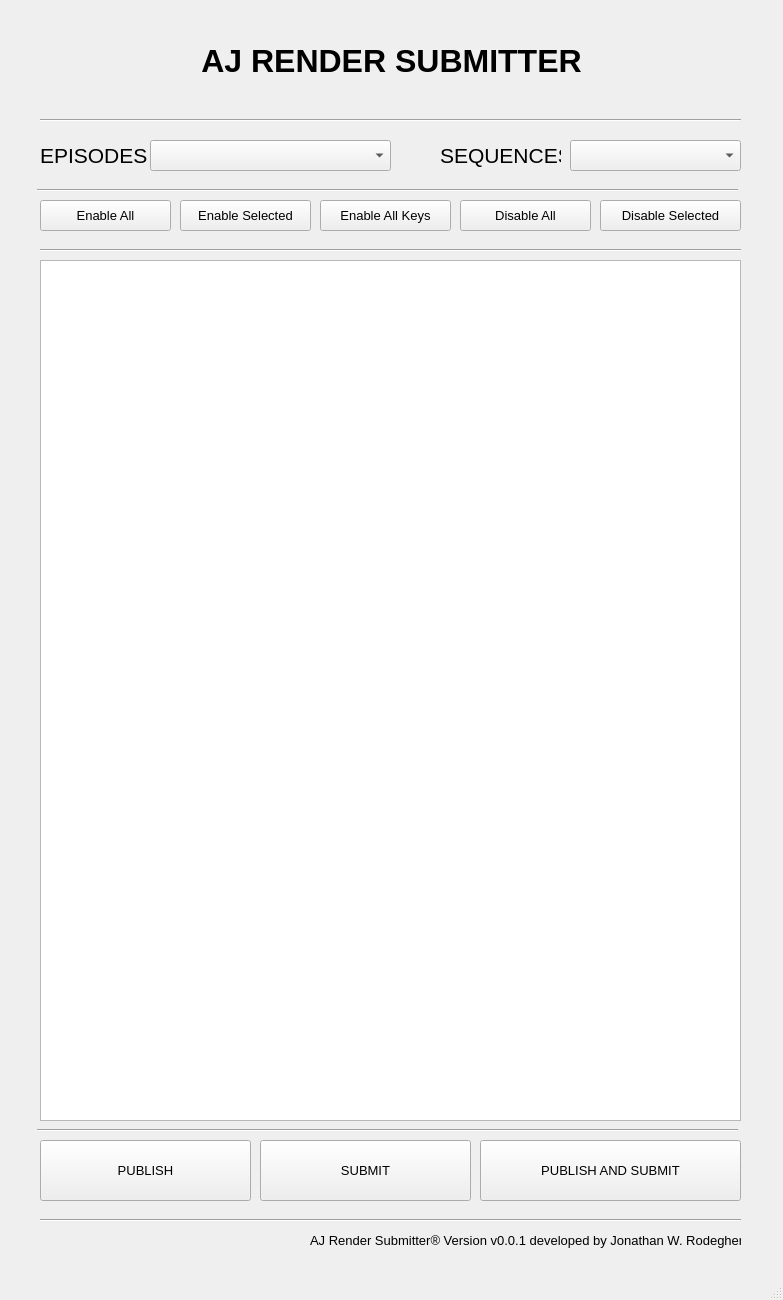
<?xml version="1.0" encoding="UTF-8"?>
<ui version="4.0">
 <class>MainWindow</class>
 <widget class="QMainWindow" name="MainWindow">
  <property name="geometry">
   <rect>
    <x>0</x>
    <y>0</y>
    <width>783</width>
    <height>1300</height>
   </rect>
  </property>
  <property name="windowTitle">
   <string>MainWindow</string>
  </property>
  <widget class="QWidget" name="centralwidget">
   <widget class="QComboBox" name="episode_comboBox">
    <property name="geometry">
     <rect>
      <x>150</x>
      <y>140</y>
      <width>241</width>
      <height>31</height>
     </rect>
    </property>
    <property name="font">
     <font>
      <pointsize>14</pointsize>
     </font>
    </property>
   </widget>
   <widget class="QComboBox" name="sequence_comboBox">
    <property name="geometry">
     <rect>
      <x>570</x>
      <y>140</y>
      <width>171</width>
      <height>31</height>
     </rect>
    </property>
    <property name="font">
     <font>
      <pointsize>14</pointsize>
     </font>
    </property>
   </widget>
   <widget class="QLabel" name="label">
    <property name="geometry">
     <rect>
      <x>440</x>
      <y>140</y>
      <width>121</width>
      <height>31</height>
     </rect>
    </property>
    <property name="font">
     <font>
      <pointsize>16</pointsize>
      <weight>50</weight>
      <bold>false</bold>
     </font>
    </property>
    <property name="text">
     <string>SEQUENCES</string>
    </property>
   </widget>
   <widget class="QLabel" name="label_2">
    <property name="geometry">
     <rect>
      <x>40</x>
      <y>140</y>
      <width>111</width>
      <height>31</height>
     </rect>
    </property>
    <property name="font">
     <font>
      <pointsize>16</pointsize>
      <weight>50</weight>
      <bold>false</bold>
     </font>
    </property>
    <property name="text">
     <string>EPISODES</string>
    </property>
   </widget>
   <widget class="QLabel" name="label_3">
    <property name="geometry">
     <rect>
      <x>46</x>
      <y>30</y>
      <width>691</width>
      <height>61</height>
     </rect>
    </property>
    <property name="font">
     <font>
      <pointsize>24</pointsize>
      <weight>75</weight>
      <bold>true</bold>
     </font>
    </property>
    <property name="frameShape">
     <enum>QFrame::NoFrame</enum>
    </property>
    <property name="frameShadow">
     <enum>QFrame::Sunken</enum>
    </property>
    <property name="text">
     <string>AJ RENDER SUBMITTER</string>
    </property>
    <property name="scaledContents">
     <bool>false</bool>
    </property>
    <property name="alignment">
     <set>Qt::AlignCenter</set>
    </property>
   </widget>
   <widget class="QPushButton" name="publish_push">
    <property name="geometry">
     <rect>
      <x>40</x>
      <y>1140</y>
      <width>211</width>
      <height>61</height>
     </rect>
    </property>
    <property name="font">
     <font>
      <pointsize>10</pointsize>
      <weight>50</weight>
      <bold>false</bold>
     </font>
    </property>
    <property name="text">
     <string>PUBLISH</string>
    </property>
   </widget>
   <widget class="QPushButton" name="enableall_push">
    <property name="geometry">
     <rect>
      <x>40</x>
      <y>200</y>
      <width>131</width>
      <height>31</height>
     </rect>
    </property>
    <property name="font">
     <font>
      <pointsize>10</pointsize>
     </font>
    </property>
    <property name="text">
     <string>Enable All</string>
    </property>
   </widget>
   <widget class="QPushButton" name="enableakeys_push">
    <property name="geometry">
     <rect>
      <x>320</x>
      <y>200</y>
      <width>131</width>
      <height>31</height>
     </rect>
    </property>
    <property name="font">
     <font>
      <pointsize>10</pointsize>
     </font>
    </property>
    <property name="text">
     <string>Enable All Keys</string>
    </property>
   </widget>
   <widget class="QPushButton" name="disableall_push">
    <property name="geometry">
     <rect>
      <x>460</x>
      <y>200</y>
      <width>131</width>
      <height>31</height>
     </rect>
    </property>
    <property name="font">
     <font>
      <pointsize>10</pointsize>
     </font>
    </property>
    <property name="text">
     <string>Disable All</string>
    </property>
   </widget>
   <widget class="QPushButton" name="submit_push">
    <property name="geometry">
     <rect>
      <x>260</x>
      <y>1140</y>
      <width>211</width>
      <height>61</height>
     </rect>
    </property>
    <property name="font">
     <font>
      <pointsize>10</pointsize>
      <weight>50</weight>
      <bold>false</bold>
     </font>
    </property>
    <property name="text">
     <string>SUBMIT</string>
    </property>
   </widget>
   <widget class="QPushButton" name="publishsubmit_push">
    <property name="geometry">
     <rect>
      <x>480</x>
      <y>1140</y>
      <width>261</width>
      <height>61</height>
     </rect>
    </property>
    <property name="font">
     <font>
      <pointsize>10</pointsize>
      <weight>50</weight>
      <bold>false</bold>
     </font>
    </property>
    <property name="text">
     <string>PUBLISH AND SUBMIT</string>
    </property>
   </widget>
   <widget class="QPushButton" name="enableasel_push">
    <property name="geometry">
     <rect>
      <x>180</x>
      <y>200</y>
      <width>131</width>
      <height>31</height>
     </rect>
    </property>
    <property name="font">
     <font>
      <pointsize>10</pointsize>
      <kerning>true</kerning>
     </font>
    </property>
    <property name="text">
     <string>Enable Selected</string>
    </property>
   </widget>
   <widget class="QPushButton" name="disablesel_push">
    <property name="geometry">
     <rect>
      <x>600</x>
      <y>200</y>
      <width>141</width>
      <height>31</height>
     </rect>
    </property>
    <property name="font">
     <font>
      <pointsize>10</pointsize>
     </font>
    </property>
    <property name="text">
     <string>Disable Selected</string>
    </property>
   </widget>
   <widget class="QLabel" name="label_4">
    <property name="geometry">
     <rect>
      <x>30</x>
      <y>20</y>
      <width>121</width>
      <height>81</height>
     </rect>
    </property>
    <property name="text">
     <string/>
    </property>
    <property name="pixmap">
     <pixmap>../../../../AndreJukebox_dev/Logo/andrelogo02_small.png</pixmap>
    </property>
    <property name="scaledContents">
     <bool>true</bool>
    </property>
   </widget>
   <widget class="Line" name="line">
    <property name="geometry">
     <rect>
      <x>40</x>
      <y>110</y>
      <width>701</width>
      <height>20</height>
     </rect>
    </property>
    <property name="orientation">
     <enum>Qt::Horizontal</enum>
    </property>
   </widget>
   <widget class="Line" name="line_2">
    <property name="geometry">
     <rect>
      <x>37</x>
      <y>180</y>
      <width>701</width>
      <height>20</height>
     </rect>
    </property>
    <property name="orientation">
     <enum>Qt::Horizontal</enum>
    </property>
   </widget>
   <widget class="Line" name="line_3">
    <property name="geometry">
     <rect>
      <x>37</x>
      <y>1120</y>
      <width>701</width>
      <height>20</height>
     </rect>
    </property>
    <property name="orientation">
     <enum>Qt::Horizontal</enum>
    </property>
   </widget>
   <widget class="Line" name="line_4">
    <property name="geometry">
     <rect>
      <x>40</x>
      <y>240</y>
      <width>701</width>
      <height>20</height>
     </rect>
    </property>
    <property name="orientation">
     <enum>Qt::Horizontal</enum>
    </property>
   </widget>
   <widget class="QLabel" name="label_5">
    <property name="geometry">
     <rect>
      <x>310</x>
      <y>1230</y>
      <width>431</width>
      <height>20</height>
     </rect>
    </property>
    <property name="font">
     <font>
      <pointsize>10</pointsize>
     </font>
    </property>
    <property name="text">
     <string>AJ Render Submitter® Version v0.0.1 developed by Jonathan W. Rodegher</string>
    </property>
   </widget>
   <widget class="Line" name="line_5">
    <property name="geometry">
     <rect>
      <x>40</x>
      <y>1210</y>
      <width>701</width>
      <height>20</height>
     </rect>
    </property>
    <property name="orientation">
     <enum>Qt::Horizontal</enum>
    </property>
   </widget>
   <widget class="QTreeWidget" name="shotTree">
    <property name="geometry">
     <rect>
      <x>40</x>
      <y>260</y>
      <width>701</width>
      <height>861</height>
     </rect>
    </property>
    <property name="font">
     <font>
      <pointsize>12</pointsize>
     </font>
    </property>
    <property name="lineWidth">
     <number>2</number>
    </property>
    <property name="autoExpandDelay">
     <number>0</number>
    </property>
    <property name="columnCount">
     <number>0</number>
    </property>
    <attribute name="headerCascadingSectionResizes">
     <bool>true</bool>
    </attribute>
    <attribute name="headerHighlightSections">
     <bool>true</bool>
    </attribute>
   </widget>
  </widget>
  <widget class="QStatusBar" name="statusbar"/>
 </widget>
 <resources/>
 <connections/>
</ui>
